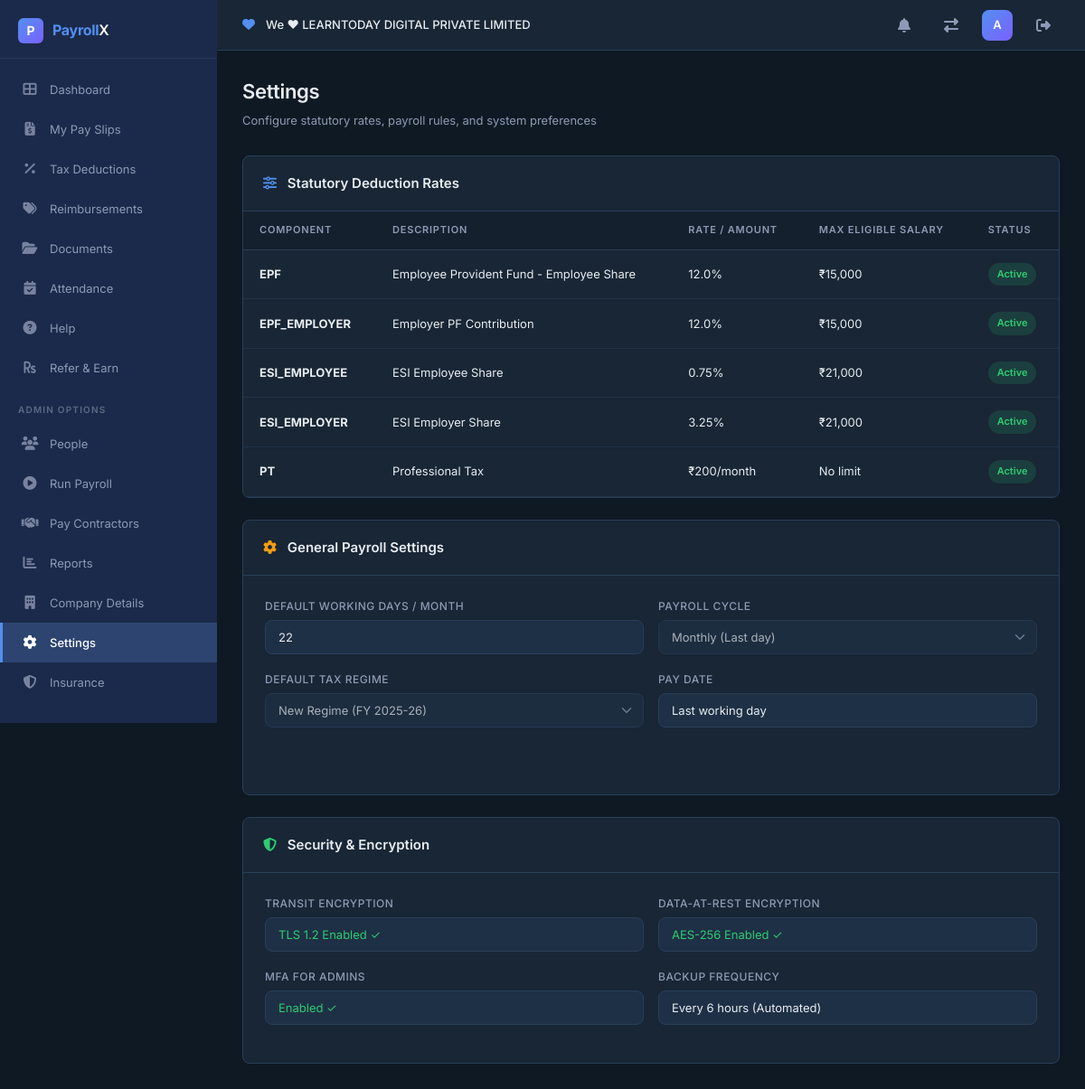
The app's page /settings (signed in) with its own data.
### src/models.py (models this page shows, shortened)
class Organization(db.Model):
    __tablename__ = 'organizations'
    org_id = db.Column(db.Integer, primary_key=True)
    name = db.Column(db.String(200), unique=True, nullable=False)
    created_at = db.Column(db.DateTime, default=datetime.utcnow)
    users = db.relationship('User', backref='organization', lazy=True)
    employees = db.relationship('Employee', backref='organization', lazy=True)
    payroll_runs = db.relationship('PayrollRun', backref='organization', lazy=True)

class User(UserMixin, db.Model):
    __tablename__ = 'users'
    id = db.Column(db.Integer, primary_key=True)
    username = db.Column(db.String(80), unique=True, nullable=False)
    email = db.Column(db.String(120), unique=True, nullable=False)
    password_hash = db.Column(db.String(256), nullable=False)
    role = db.Column(db.String(20), default='employee')  # employee, hr_admin, finance
    created_at = db.Column(db.DateTime, default=datetime.utcnow)
    org_id = db.Column(db.Integer, db.ForeignKey('organizations.org_id'), nullable=True)

class StatutoryRate(db.Model):
    __tablename__ = 'statutory_rates'
    rate_id = db.Column(db.Integer, primary_key=True)
    rate_type = db.Column(db.String(50), nullable=False)  # EPF, ESI, PT, TDS
    description = db.Column(db.String(200))
    percentage = db.Column(db.Float, nullable=False)
    max_limit = db.Column(db.Float, nullable=True)
    effective_from = db.Column(db.Date, default=date.today)
    is_active = db.Column(db.Boolean, default=True)

### src/app.py (the view)
@app.route('/settings')
@login_required
@role_required('hr_admin')
def settings():
    rates = StatutoryRate.query.filter_by(is_active=True).all()
    return render_template('settings.html', rates=rates)

### src/app.py (called while the page is built)
@login_manager.user_loader
def load_user(user_id):
    return User.query.get(int(user_id))

def role_required(*allowed_roles):
    def decorator(f):
        @wraps(f)
        def wrapped(*args, **kwargs):
            if current_user.role not in allowed_roles:
                flash('Access denied — insufficient permissions.', 'error')
                return redirect(url_for('dashboard'))
            return f(*args, **kwargs)
        return wrapped
    return decorator

@app.before_request
def initialize_database():
    global _db_initialized
    if not _db_initialized:
        db.create_all()
        seed_database()
        _db_initialized = True

### templates/settings.html (shortened to what this page needs)
{% extends "base.html" %}
{% block content %}
<div class="page-header">
    <h1>Settings</h1>
    <p>Configure statutory rates, payroll rules, and system preferences</p>
</div>
<div class="data-card" style="margin-bottom: 24px;">
    <div class="data-card-header">
        <h2><i class="fas fa-sliders-h" style="color: var(--primary); margin-right: 8px;"></i> Statutory Deduction Rates</h2>
    </div>
    {% if rates %}
    <table class="data-table">
        <thead>
            <tr>
                <th>Component</th>
                <th>Description</th>
                <th>Rate / Amount</th>
                <th>Max Eligible Salary</th>
                <th>Status</th>
            </tr>
        </thead>
        <tbody>
            {% for rate in rates %}
            <tr>
                <td><strong>{{ rate.rate_type }}</strong></td>
                <td>{{ rate.description }}</td>
                <td>
                    {% if rate.percentage > 100 %}
                    ₹{{ "{:,.0f}".format(rate.percentage) }}/month
                    {% else %}
                    {{ rate.percentage }}%
                    {% endif %}
                </td>
                <td>{% if rate.max_limit %}₹{{ "{:,.0f}".format(rate.max_limit) }}{% else %}No limit{% endif %}</td>
                <td><span class="status-badge active">Active</span></td>
            </tr>
            {% endfor %}
        </tbody>
    </table>
    {% else %}
    <div class="empty-state">
        <div class="empty-icon"><i class="fas fa-cog"></i></div>
        <h3>No Rates Configured</h3>
        <p>Statutory rates need to be set up for payroll calculations.</p>
    </div>
    {% endif %}
</div>
<div class="data-card" style="margin-bottom: 24px;">
    <div class="data-card-header">
        <h2><i class="fas fa-cog" style="color: var(--warning); margin-right: 8px;"></i> General Payroll Settings</h2>
    </div>
    <div style="padding: 24px;">
        <div class="settings-section">
            <div class="form-row">
                <div class="form-group">
                    <label>Default Working Days / Month</label>
                    <input type="number" class="form-control" value="22" readonly>
                </div>
                <div class="form-group">
                    <label>Payroll Cycle</label>
                    <select class="form-control" disabled>
                        <option selected>Monthly (Last day)</option>
                    </select>
                </div>
            </div>
            <div class="form-row">
                <div class="form-group">
                    <label>Default Tax Regime</label>
                    <select class="form-control" disabled>
                        <option selected>New Regime (FY 2025-26)</option>
                    </select>
                </div>
                <div class="form-group">
                    <label>Pay Date</label>
                    <input type="text" class="form-control" value="Last working day" readonly>
                </div>
            </div>
        </div>
    </div>
</div>
<div class="data-card">
    <div class="data-card-header">
        <h2><i class="fas fa-shield-alt" style="color: var(--success); margin-right: 8px;"></i> Security & Encryption</h2>
    </div>
    <div style="padding: 24px;">
        <div class="form-row">
            <div class="form-group">
                <label>Transit Encryption</label>
                <input type="text" class="form-control" value="TLS 1.2 Enabled ✓" readonly style="color: var(--success);">
            </div>
            <div class="form-group">
                <label>Data-at-Rest Encryption</label>
                <input type="text" class="form-control" value="AES-256 Enabled ✓" readonly style="color: var(--success);">
            </div>
        </div>
        <div class="form-row">
            <div class="form-group">
                <label>MFA for Admins</label>
                <input type="text" class="form-control" value="Enabled ✓" readonly style="color: var(--success);">
            </div>
            <div class="form-group">
                <label>Backup Frequency</label>
                <input type="text" class="form-control" value="Every 6 hours (Automated)" readonly>
            </div>
        </div>
    </div>
</div>
{% endblock %}

### templates/base.html (shortened to what this page needs)
<!DOCTYPE html>
<html lang="en">
<head>
    <link rel="stylesheet" href="{{ url_for('static', filename='css/style.css') }}">
    <link rel="stylesheet" href="https://cdnjs.cloudflare.com/ajax/libs/font-awesome/6.5.1/css/all.min.css">
</head>
<body>
    {% if current_user.is_authenticated %}
    <aside class="sidebar" id="sidebar">
        <div class="sidebar-logo">
            <div class="logo-icon">P</div>
            <div class="logo-text"><span>Payroll</span>X</div>
        </div>
        <nav class="sidebar-nav">
            <a href="{{ url_for('dashboard') }}" class="nav-item {% if request.endpoint == 'dashboard' %}active{% endif %}">
                <span class="nav-icon"><i class="fas fa-th-large"></i></span> Dashboard
            </a>
            <a href="{{ url_for('payslips') }}" class="nav-item {% if request.endpoint == 'payslips' %}active{% endif %}">
                <span class="nav-icon"><i class="fas fa-file-invoice-dollar"></i></span> My Pay Slips
            </a>
            <a href="{{ url_for('tax_deductions') }}" class="nav-item {% if request.endpoint == 'tax_deductions' %}active{% endif %}">
                <span class="nav-icon"><i class="fas fa-percentage"></i></span> Tax Deductions
            </a>
            <a href="{{ url_for('reimbursements') }}" class="nav-item {% if request.endpoint == 'reimbursements' %}active{% endif %}">
                <span class="nav-icon"><i class="fas fa-tags"></i></span> Reimbursements
            </a>
            <a href="{{ url_for('documents') }}" class="nav-item {% if request.endpoint == 'documents' %}active{% endif %}">
                <span class="nav-icon"><i class="fas fa-folder-open"></i></span> Documents
            </a>
            <a href="{{ url_for('attendance') }}" class="nav-item {% if request.endpoint == 'attendance' %}active{% endif %}">
                <span class="nav-icon"><i class="fas fa-calendar-check"></i></span> Attendance
            </a>
            <a href="{{ url_for('help_page') }}" class="nav-item {% if request.endpoint == 'help_page' %}active{% endif %}">
                <span class="nav-icon"><i class="fas fa-question-circle"></i></span> Help
            </a>
            <a href="{{ url_for('refer_earn') }}" class="nav-item {% if request.endpoint == 'refer_earn' %}active{% endif %}">
                <span class="nav-icon"><i class="fas fa-rupee-sign"></i></span> Refer & Earn
            </a>
            {% if current_user.role != 'employee' %}
            <div class="nav-section-label">Admin Options</div>
            <a href="{{ url_for('people') }}" class="nav-item {% if request.endpoint == 'people' %}active{% endif %}">
                <span class="nav-icon"><i class="fas fa-users"></i></span> People
            </a>
            <a href="{{ url_for('run_payroll') }}" class="nav-item {% if request.endpoint == 'run_payroll' %}active{% endif %}">
                <span class="nav-icon"><i class="fas fa-play-circle"></i></span> Run Payroll
            </a>
            <a href="{{ url_for('pay_contractors') }}" class="nav-item {% if request.endpoint == 'pay_contractors' %}active{% endif %}">
                <span class="nav-icon"><i class="fas fa-handshake"></i></span> Pay Contractors
            </a>
            <a href="{{ url_for('reports') }}" class="nav-item {% if request.endpoint == 'reports' %}active{% endif %}">
                <span class="nav-icon"><i class="fas fa-chart-bar"></i></span> Reports
            </a>
            <a href="{{ url_for('company_details') }}" class="nav-item {% if request.endpoint == 'company_details' %}active{% endif %}">
                <span class="nav-icon"><i class="fas fa-building"></i></span> Company Details
            </a>
            <a href="{{ url_for('settings') }}" class="nav-item {% if request.endpoint == 'settings' %}active{% endif %}">
                <span class="nav-icon"><i class="fas fa-cog"></i></span> Settings
            </a>
            <a href="{{ url_for('insurance') }}" class="nav-item {% if request.endpoint == 'insurance' %}active{% endif %}">
                <span class="nav-icon"><i class="fas fa-shield-alt"></i></span> Insurance
            </a>
            {% endif %}
        </nav>
    </aside>
    <header class="top-bar">
        <div class="top-bar-left">
            <span class="org-heart"><i class="fas fa-heart"></i></span>
            <span class="org-name">We ♥ {{ current_user.organization.name if current_user.organization else 'My Organization' }}</span>
        </div>
        <div class="top-bar-right">
            <div class="notification-bell"><i class="fas fa-bell"></i></div>
            <a href="{{ url_for('choose_organization') }}" class="notification-bell"><i class="fas fa-exchange-alt"></i></a>
            <div class="profile-avatar" title="{{ current_user.username }}">
                {{ current_user.username[0]|upper }}
            </div>
            <a href="{{ url_for('logout') }}" class="notification-bell" title="Logout"><i class="fas fa-sign-out-alt"></i></a>
        </div>
    </header>
    <main class="main-content">
        {% block content %}{% endblock %}
    </main>
    {% else %}
        {% block public_content %}{% endblock %}
    {% endif %}
</body>
</html>

### records on screen
Organization: organization "LEARNTODAY DIGITAL PRIVATE LIMITED"
User: username "A"
StatutoryRate: rate_type "EPF", description "Employee Provident Fund - Employee Share", percentage "12.0", max_limit "15,000"
StatutoryRate: rate_type "EPF_EMPLOYER", description "Employer PF Contribution", percentage "12.0", max_limit "15,000"
StatutoryRate: rate_type "ESI_EMPLOYEE", description "ESI Employee Share", percentage "0.75", max_limit "21,000"
StatutoryRate: rate_type "ESI_EMPLOYER", description "ESI Employer Share", percentage "3.25", max_limit "21,000"
StatutoryRate: rate_type "PT", description "Professional Tax", percentage "200", shows "No limit"
